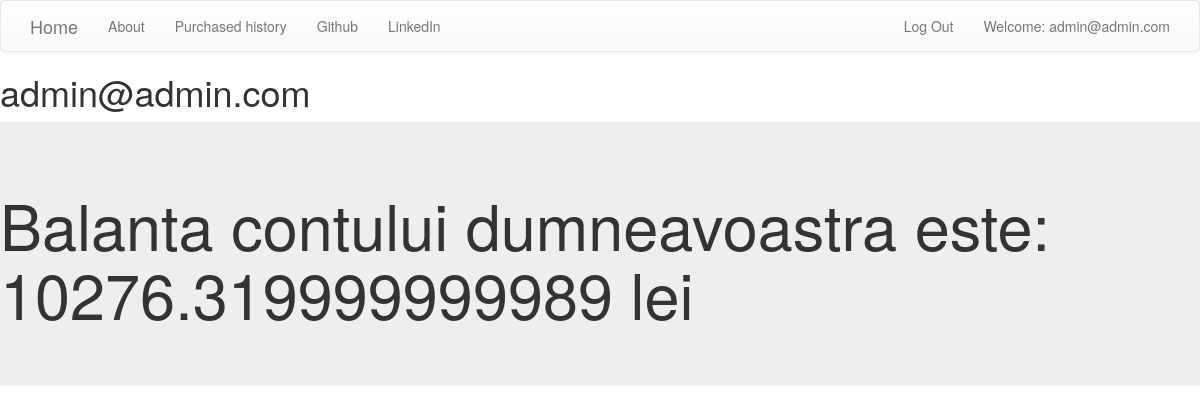
The app's page /balance/ (signed in) with its own data.
### accounts/models.py (models this page shows, shortened)
class MyUser(AbstractBaseUser):
    email = models.EmailField(
        verbose_name='email address',
        max_length=255,
        unique=True,
    )
    is_active = models.BooleanField(default=True)
    is_admin = models.BooleanField(default=False)
    objects = MyUserManager()
    USERNAME_FIELD = 'email'
    REQUIRED_FIELDS = []
    def __str__(self):
        return self.email

class Wallet(models.Model):
    author = models.OneToOneField('accounts.MyUser', on_delete=models.RESTRICT)
    balance = models.FloatField(null=False)

### accounts/views.py (the view)
# urls.py: path("balance/", views.User_Wallet.as_view(), name="money_balance"),
class User_Wallet(ListView):
    template_name = "accounts/money_balance.html"
    model = Wallet

### templates/accounts/money_balance.html
{% extends "accounts/home_list.html" %}
 {% block content %}
     <h1>{{ request.user }}</h1>
    {% for form in  wallet_list %}
        {% if request.user == form.author %}
    <div class="jumbotron">
    <h1>Balanta contului dumneavoastra este: {{ form.balance }} lei</h1>
    </div>
        {% endif %}
    {% endfor %}
  {% endblock %}

### templates/accounts/home_list.html (shortened to what this page needs)
<!DOCTYPE html>
<html lang="en">
<head>
    <link rel="stylesheet" href="https://maxcdn.bootstrapcdn.com/bootstrap/3.3.7/css/bootstrap.min.css">
<link rel="stylesheet" href="https://maxcdn.bootstrapcdn.com/bootstrap/3.3.7/css/bootstrap-theme.min.css">
</head>
<body>
<nav class="navbar navbar-default navbar-dark fixed-top custom-navbar">
    <div class="container">
        <ul class="nav navbar-nav">
            <li><a class="navbar-brand bigbrand" href="{% url "home_list" %}">Home</a></li>
            <li><a class="" href="{% url "home_list" %}">About</a></li>
            <li><a class="" href="{% url "purchased" %}">Purchased history</a></li>
            <li><a class="" href="https://www.github.com">Github</a></li>
            <li><a class="" href="https://www.linkedin.com">LinkedIn</a></li>
        </ul>
         <ul class="nav navbar-nav navbar-right">
        {% if request.user.is_authenticated %}
        <li>
            <a href="{% url 'logout' %}">Log Out</a>
        </li>
        <li>
            <a href="{% url 'money_balance' %}">Welcome: {{ user.email }}</a>
        </li>
        {% else %}
        <li><a class="nav navbar-right" href="{% url 'login' %}"><span class="glyphicon glyphicon-user"></span></a></li>
            <li><a class="nav navbar-right" href="{% url 'register_page' %}">Inregistrare</a></li>
        {% endif %}
    </div>
</nav>
{% block content %}{% endblock %}
</body>
</html>

### records on screen
MyUser: email "admin@admin.com", user "admin@admin.com"
Wallet: balance "10276.319999999989"
